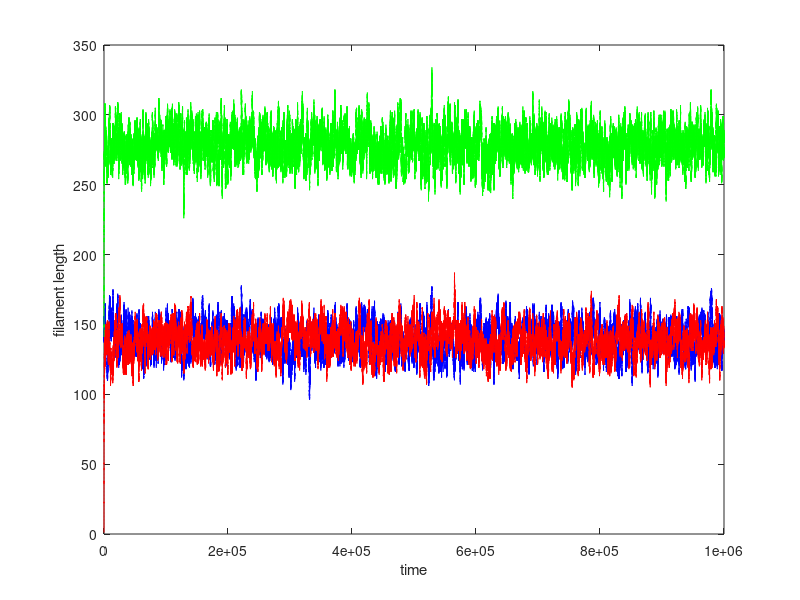

This figure's MATLAB source: (Note: this script raises an error after producing the figure.)
%Lishibanya Mohapatra, Brandeis University.

%This code is trying to understand flagella size control in Chlamydomonas.
%The minimal model consists of limiting monomer pool with IFT mechanism.
%First we construct individual length trajectory using Doob-Gillespie
%algorithm, then compute the autocorrelations for L1-L2 and L1+L2, and finally compare it
%with the expected theoretical result.

clear all;
close all;

Ntot=500;
Nift1 = 5;
Nift2 = 5;
v = 2.5;
alpha = 0.01;
r1=((Nift1*v*alpha)/2);
r2=((Nift2*v*alpha)/2);
gamma=0.1;
p1 = zeros(1,Ntot);
p2 = zeros(1,Ntot);
ptot = zeros(1,Ntot);
MaxT=1000000;
t1=1000000;
Lstar=r1*Ntot/(2*r1+gamma);
% eta1=0.002;
% eta2=0.004;


for j=1:1
    j;
    
    m1=zeros(1,MaxT);
    m1(1)=140;
    m2=zeros(1,MaxT);
    m2(1)=1;
    mtot=zeros(1,MaxT);
    mtot(1)=m1(1)+m2(1);
    monomers=Ntot;
    T=zeros(1,MaxT);
    T(1)=0;
    
    for i=1:MaxT
        
        k1=r1*(monomers-mtot(1))/m1(i);
        k3=r2*(monomers-mtot(1))/m2(i);
        %     k1=r1*(monomers-mtot(1));
        %     k3=r2*(monomers-mtot(1));
        
        if (m1(i)<=1)
            k2=0;
        else
            k2=gamma;
        end
        
        if (m2(i)<=1)
            k4=0;
        else
            k4=gamma;
        end
        
        
        
        k0=k1+k2+k3+k4;
        
        % Determine time spent
        
        CoinFlip1=rand;
        tau(i)=(1/k0)*log(1/CoinFlip1);
        T(i+1)= T(i)+tau(i);
        % Determine reaction
        
        CoinFlip=rand;
        if CoinFlip<=k1/k0
            m1(i+1)=m1(i)+1;
            m2(i+1)=m2(i);
            monomers=monomers-1;
        else
            if (CoinFlip>=k1/k0) && (CoinFlip<=(k1+k2)/k0)
                m1(i+1)=m1(i)-1;
                m2(i+1)=m2(i);
                monomers=monomers+1;
            else
                if (CoinFlip>=(k1+k2)/k0) && (CoinFlip<=(k1+k2+k3)/k0)
                    m1(i+1)=m1(i);
                    m2(i+1)=m2(i)+1;
                    monomers=monomers-1;
                else
                    m1(i+1)=m1(i);
                    m2(i+1)=m2(i)-1;
                    monomers=monomers+1;
                end
            end
        end
        
        mtot(i+1)=m1(i+1)+m2(i+1);
        
        if T(i+1)>=t1
            break;
        end
    end
        
    p1(m1(i+1))= p1(m1(i+1))+1;
    p2(m2(i+1))= p2(m2(i+1))+1;
    ptot(mtot(i+1))= ptot(mtot(i+1))+1;
    
    
end

p1 = p1/sum(p1);
p2 = p2/sum(p2);
ptot = ptot/sum(ptot);
x = 1:1:Ntot;

Avg= sum(x.*p1);
variance= sum((x.^2).*p1)-(sum(x.*p1))^2;


% figure(1)
figure;
plot(T(1:i),m1(1:i),'b')
hold on
plot(T(1:i),m2(1:i),'r')
plot(T(1:i),mtot(1:i),'g')
hold off
xlabel('time')
ylabel('filament length')
legend('L1','L2','L1+L2','location', 'SE');


figure;
t1=T(10000:i);
sig1=m1(10000:i)-m2(10000:i);
sig0=(m1(10000:i)+m2(10000:i))- 2*Lstar;
plot(t1,sig1,'b.',t1,sig0,'r.')
title('Input signals');
xlabel('time');
ylabel('filament difference and sum lengths');
legend('L1-L2','L1+L2-2Lss','location', 'SE');

xq=t1(1):1:t1(end);
sig=interp1(t1,sig1,xq);
sig2=interp1(t1,sig0,xq);
figure;
plot(t1,sig1,'o',xq,sig,':.');
%plot(sig,'b.')
title('Input signals');
xlabel('time');
ylabel('filament difference length');
legend('signal','Interpolated','location', 'SE');

figure;
plot(t1,sig0,'o',xq,sig2,':.');
%plot(sig,'b.')
title('Input signals');
xlabel('time');
ylabel('filament sum length');
legend('signal','Interpolated','location', 'SE');

%Arbitrary lags; How do I input time information here?
lagS=size(xq,2)-1;
lagS2=size(xq,2)-1;
%lagS2=1000;

figure;
autocorr(sig,lagS);
% hold on;
[h,lag]=autocorr(sig,lagS);
%j1=(r1/Lstar)*(Ntot/Lstar-2);
% %k1=(exp(-j1.*lag))*eta1/j1;
% %k1=(exp(-j1.*lag))/j1;
% %k1=(exp(-j1.*lag));


j1=(r1/Lstar)*(Ntot/Lstar-2);
k1=(exp(-j1.*lag))/j1;
eta1= 1/k1(1);

k1=(exp(-j1.*lag))*eta1/j1;
figure
plot(lag,h,'b');
hold on;
plot(lag,k1,'g');
hold off;
title('auto-correlation l1-l2');
xlabel('time');
ylabel('autocorr');
xlim([0,2000]);
legend('auto(computed)','auto(theory)','location', 'NE')


Eqn = @(a,x)(a/j1)*exp(-j1*x);
startPoints = 1;
[f1,gof,output] = fit(lag',h',Eqn,'Start', startPoints);
figure;
plot(f1,lag',h','predfunc');
xlabel('time');
ylabel('Autocorrelation');
title('Fit with Theorectical function a*exp(-b*x)');
xlim([0,2000]);
eta3=coeffvalues(f1);


figure;
semilogy(lag(1:1000),h(1:1000),lag(1:1000),k1(1:1000))
title('log auto-correlation l1-l2');
xlabel('lag');
ylabel('log autocorr');
legend('auto(computed)','auto(theory)','location', 'SW')



figure;
autocorr(sig2,lagS2);
[h2,lag2]=autocorr(sig2,lagS2);
j2=(r1*Ntot)/(Lstar^2);


figure;
k2=exp(-j2.*lag2)/j2;
eta2= 1/k2(1);
k2=exp(-j2.*lag2)*eta2/j2;
plot(lag2,h2,'b');
hold on;
plot(lag2,k2,'g');
hold off;
title('auto-correlation l1+l2');
xlabel('time');
ylabel('autocorr');
xlim([0,2000]);


Eqn = @(a,x)(a/j2)*exp(-j2*x);
startPoints = 1;
[f1,gof,output] = fit(lag2',h2',Eqn,'Start', startPoints);
figure;
plot(f1,lag2',h2','predfunc');
xlabel('time');
ylabel('Autocorrelation');
title('Fit with Theorectical function a*exp(-b*x)');
xlim([0,2000]);
eta4=coeffvalues(f1);

figure;
semilogy(lag2(1:2000),h2(1:2000),lag2(1:2000),k2(1:2000))
title('log auto-correlation l1+l2');
xlabel('lag');
ylabel('log autocorr');
xlim([0,1000]);
